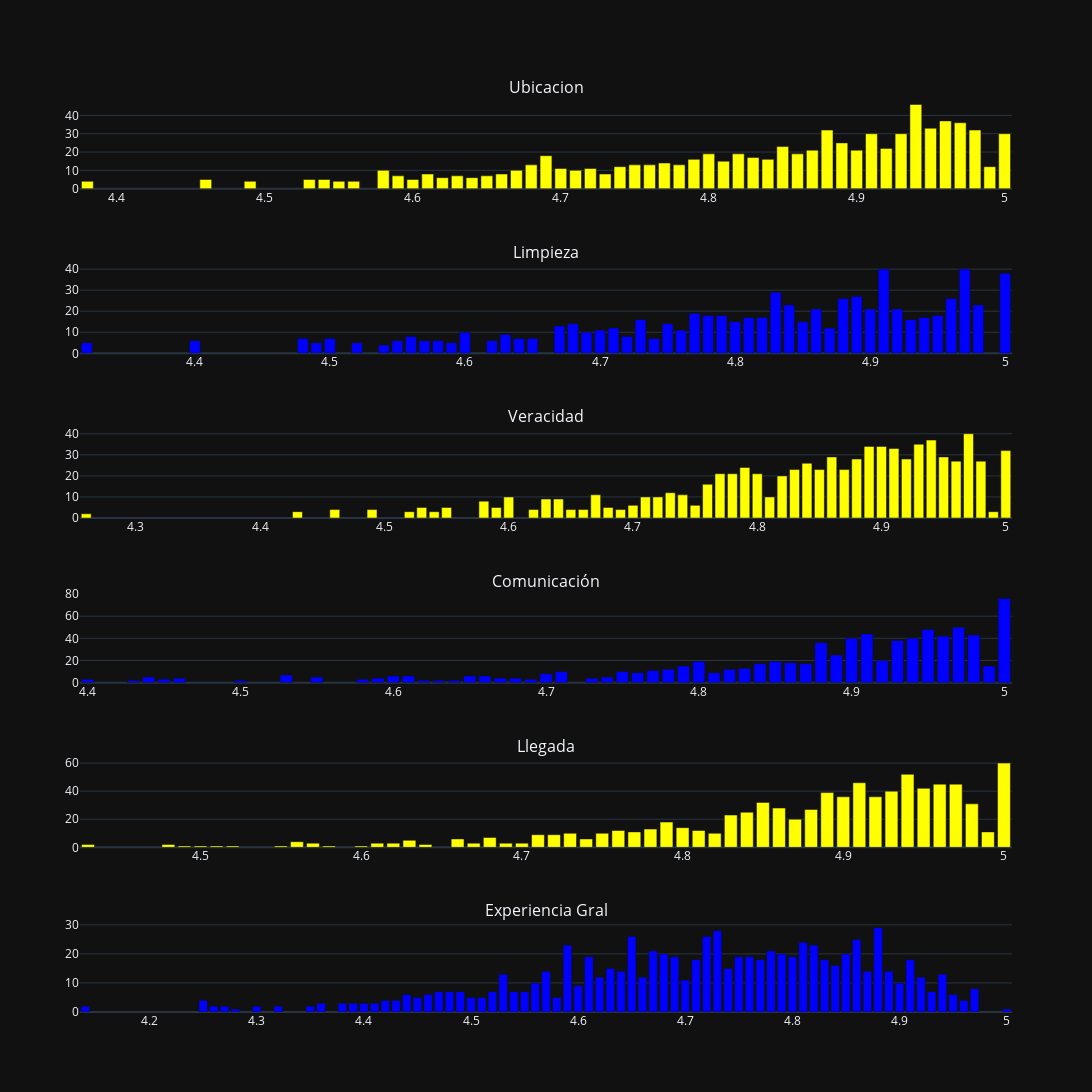

Notebook cell for this chart:
### Code cell
fig9 = make_subplots(rows=len(figures), cols=1,
                     subplot_titles= ("Ubicacion","Limpieza", "Veracidad","Comunicación","Llegada","Experiencia Gral")) 
                    #  row_heights= [5500,3500,3500,3500,3500,3500])

for i, figure in enumerate(figures):
    for trace in range(len(figure["data"])):
        fig9.append_trace(figure["data"][trace], row=i+1, col=1)

fig9.update_layout(showlegend=False,height=1100, width=1100)
fig9.show()

### Figure 1 — Plotly figure (JSON) as saved in the notebook; plotly's stock layout.template omitted (floating-point values rounded to 4 significant figures)
{"data": [{"alignmentgroup": "True", "hovertemplate": "variable=review_scores_location<br>index=%{x}<br>value=%{y}<extra></extra>", "legendgroup": "review_scores_location", "marker": {"color": "yellow", "pattern": {"shape": ""}}, "name": "review_scores_location", "offsetgroup": "review_scores_location", "orientation": "v", "showlegend": true, "textposition": "auto", "type": "bar", "x": [4.38, 4.46, 4.49, 4.53, 4.54, 4.55, 4.56, 4.58, 4.59, 4.6, 4.61, 4.62, 4.63, 4.64, 4.65, 4.66, 4.67, 4.68, 4.69, 4.7, 4.71, 4.72, 4.73, 4.74, 4.75, 4.76, 4.77, 4.78, 4.79, 4.8, 4.81, 4.82, 4.83, 4.84, 4.85, 4.86, 4.87, 4.88, 4.89, 4.9, 4.91, 4.92, 4.93, 4.94, 4.95, 4.96, 4.97, 4.98, 4.99, 5], "xaxis": "x", "y": [4, 5, 4, 5, 5, 4, 4, 10, 7, 5, 8, 6, 7, 6, 7, 8, 10, 13, 18, 11, 10, 11, 8, 12, 13, 13, 14, 13, 16, 19, 15, 19, 17, 16, 23, 19, 21, 32, 25, 21, 30, 22, 30, 46, 33, 37, 36, 32, 12, 30], "yaxis": "y"}, {"alignmentgroup": "True", "hovertemplate": "variable=review_scores_cleanliness<br>index=%{x}<br>value=%{y}<extra></extra>", "legendgroup": "review_scores_cleanliness", "marker": {"color": "blue", "pattern": {"shape": ""}}, "name": "review_scores_cleanliness", "offsetgroup": "review_scores_cleanliness", "orientation": "v", "showlegend": true, "textposition": "auto", "type": "bar", "x": [4.32, 4.4, 4.48, 4.49, 4.5, 4.52, 4.54, 4.55, 4.56, 4.57, 4.58, 4.59, 4.6, 4.62, 4.63, 4.64, 4.65, 4.67, 4.68, 4.69, 4.7, 4.71, 4.72, 4.73, 4.74, 4.75, 4.76, 4.77, 4.78, 4.79, 4.8, 4.81, 4.82, 4.83, 4.84, 4.85, 4.86, 4.87, 4.88, 4.89, 4.9, 4.91, 4.92, 4.93, 4.94, 4.95, 4.96, 4.97, 4.98, 5], "xaxis": "x2", "y": [5, 6, 7, 5, 7, 5, 4, 6, 8, 6, 6, 5, 10, 6, 9, 7, 7, 13, 14, 10, 11, 12, 8, 16, 7, 14, 11, 19, 18, 18, 15, 17, 17, 29, 23, 15, 21, 12, 26, 27, 21, 40, 21, 16, 17, 18, 26, 40, 23, 38], "yaxis": "y2"}, {"alignmentgroup": "True", "hovertemplate": "variable=review_scores_accuracy<br>index=%{x}<br>value=%{y}<extra></extra>", "legendgroup": "review_scores_accuracy", "marker": {"color": "yellow", "pattern": {"shape": ""}}, "name": "review_scores_accuracy", "offsetgroup": "review_scores_accuracy", "orientation": "v", "showlegend": true, "textposition": "auto", "type": "bar", "x": [4.26, 4.43, 4.46, 4.49, 4.52, 4.53, 4.54, 4.55, 4.58, 4.59, 4.6, 4.62, 4.63, 4.64, 4.65, 4.66, 4.67, 4.68, 4.69, 4.7, 4.71, 4.72, 4.73, 4.74, 4.75, 4.76, 4.77, 4.78, 4.79, 4.8, 4.81, 4.82, 4.83, 4.84, 4.85, 4.86, 4.87, 4.88, 4.89, 4.9, 4.91, 4.92, 4.93, 4.94, 4.95, 4.96, 4.97, 4.98, 4.99, 5], "xaxis": "x3", "y": [2, 3, 4, 4, 3, 5, 3, 5, 8, 5, 10, 4, 9, 9, 4, 4, 11, 5, 4, 6, 10, 10, 12, 11, 6, 16, 21, 21, 24, 21, 10, 20, 23, 26, 23, 29, 23, 28, 34, 34, 33, 28, 35, 37, 29, 27, 40, 27, 3, 32], "yaxis": "y3"}, {"alignmentgroup": "True", "hovertemplate": "variable=review_scores_communication<br>index=%{x}<br>value=%{y}<extra></extra>", "legendgroup": "review_scores_communication", "marker": {"color": "blue", "pattern": {"shape": ""}}, "name": "review_scores_communication", "offsetgroup": "review_scores_communication", "orientation": "v", "showlegend": true, "textposition": "auto", "type": "bar", "x": [4.4, 4.43, 4.44, 4.45, 4.46, 4.5, 4.53, 4.55, 4.58, 4.59, 4.6, 4.61, 4.62, 4.63, 4.64, 4.65, 4.66, 4.67, 4.68, 4.69, 4.7, 4.71, 4.73, 4.74, 4.75, 4.76, 4.77, 4.78, 4.79, 4.8, 4.81, 4.82, 4.83, 4.84, 4.85, 4.86, 4.87, 4.88, 4.89, 4.9, 4.91, 4.92, 4.93, 4.94, 4.95, 4.96, 4.97, 4.98, 4.99, 5], "xaxis": "x4", "y": [3, 2, 5, 3, 4, 2, 7, 5, 3, 4, 6, 6, 2, 2, 2, 6, 6, 4, 4, 3, 8, 10, 4, 5, 10, 9, 11, 12, 15, 19, 9, 12, 13, 17, 19, 18, 17, 36, 25, 40, 44, 20, 38, 40, 48, 42, 50, 43, 15, 76], "yaxis": "y4"}, {"alignmentgroup": "True", "hovertemplate": "variable=review_scores_checkin<br>index=%{x}<br>value=%{y}<extra></extra>", "legendgroup": "review_scores_checkin", "marker": {"color": "yellow", "pattern": {"shape": ""}}, "name": "review_scores_checkin", "offsetgroup": "review_scores_checkin", "orientation": "v", "showlegend": true, "textposition": "auto", "type": "bar", "x": [4.43, 4.48, 4.49, 4.5, 4.51, 4.52, 4.55, 4.56, 4.57, 4.58, 4.6, 4.61, 4.62, 4.63, 4.64, 4.66, 4.67, 4.68, 4.69, 4.7, 4.71, 4.72, 4.73, 4.74, 4.75, 4.76, 4.77, 4.78, 4.79, 4.8, 4.81, 4.82, 4.83, 4.84, 4.85, 4.86, 4.87, 4.88, 4.89, 4.9, 4.91, 4.92, 4.93, 4.94, 4.95, 4.96, 4.97, 4.98, 4.99, 5], "xaxis": "x5", "y": [2, 2, 1, 1, 1, 1, 1, 4, 3, 1, 1, 3, 3, 5, 2, 6, 3, 7, 3, 3, 9, 9, 10, 6, 10, 12, 11, 13, 18, 14, 12, 10, 23, 25, 32, 28, 20, 27, 39, 36, 46, 36, 40, 52, 42, 45, 45, 31, 11, 60], "yaxis": "y5"}, {"alignmentgroup": "True", "hovertemplate": "variable=review_scores_value<br>index=%{x}<br>value=%{y}<extra></extra>", "legendgroup": "review_scores_value", "marker": {"color": "blue", "pattern": {"shape": ""}}, "name": "review_scores_value", "offsetgroup": "review_scores_value", "orientation": "v", "showlegend": true, "textposition": "auto", "type": "bar", "x": [4.14, 4.25, 4.26, 4.27, 4.28, 4.3, 4.32, 4.35, 4.36, 4.38, 4.39, 4.4, 4.41, 4.42, 4.43, 4.44, 4.45, 4.46, 4.47, 4.48, 4.49, 4.5, 4.51, 4.52, 4.53, 4.54, 4.55, 4.56, 4.57, 4.58, 4.59, 4.6, 4.61, 4.62, 4.63, 4.64, 4.65, 4.66, 4.67, 4.68, 4.69, 4.7, 4.71, 4.72, 4.73, 4.74, 4.75, 4.76, 4.77, 4.78, 4.79, 4.8, 4.81, 4.82, 4.83, 4.84, 4.85, 4.86, 4.87, 4.88, 4.89, 4.9, 4.91, 4.92, 4.93, 4.94, 4.95, 4.96, 4.97, 5], "xaxis": "x6", "y": [2, 4, 2, 2, 1, 2, 2, 2, 3, 3, 3, 3, 3, 4, 4, 6, 5, 6, 7, 7, 7, 5, 5, 7, 13, 7, 7, 10, 14, 5, 23, 9, 19, 12, 15, 14, 26, 12, 21, 20, 19, 11, 18, 26, 28, 15, 19, 19, 18, 21, 20, 19, 24, 23, 18, 16, 20, 25, 14, 29, 14, 10, 18, 12, 7, 13, 6, 4, 8, 1], "yaxis": "y6"}], "layout": {"annotations": [{"font": {"size": 16}, "showarrow": false, "text": "Ubicacion", "x": 0.5, "xanchor": "center", "xref": "paper", "y": 1.0, "yanchor": "bottom", "yref": "paper"}, {"font": {"size": 16}, "showarrow": false, "text": "Limpieza", "x": 0.5, "xanchor": "center", "xref": "paper", "y": 0.8194, "yanchor": "bottom", "yref": "paper"}, {"font": {"size": 16}, "showarrow": false, "text": "Veracidad", "x": 0.5, "xanchor": "center", "xref": "paper", "y": 0.6389, "yanchor": "bottom", "yref": "paper"}, {"font": {"size": 16}, "showarrow": false, "text": "Comunicación", "x": 0.5, "xanchor": "center", "xref": "paper", "y": 0.4583, "yanchor": "bottom", "yref": "paper"}, {"font": {"size": 16}, "showarrow": false, "text": "Llegada", "x": 0.5, "xanchor": "center", "xref": "paper", "y": 0.2778, "yanchor": "bottom", "yref": "paper"}, {"font": {"size": 16}, "showarrow": false, "text": "Experiencia Gral", "x": 0.5, "xanchor": "center", "xref": "paper", "y": 0.09722, "yanchor": "bottom", "yref": "paper"}], "height": 1100, "showlegend": false, "width": 1100, "xaxis": {"anchor": "y", "domain": [0, 1]}, "xaxis2": {"anchor": "y2", "domain": [0, 1]}, "xaxis3": {"anchor": "y3", "domain": [0, 1]}, "xaxis4": {"anchor": "y4", "domain": [0, 1]}, "xaxis5": {"anchor": "y5", "domain": [0, 1]}, "xaxis6": {"anchor": "y6", "domain": [0, 1]}, "yaxis": {"anchor": "x", "domain": [0.9028, 1.0]}, "yaxis2": {"anchor": "x2", "domain": [0.7222, 0.8194]}, "yaxis3": {"anchor": "x3", "domain": [0.5417, 0.6389]}, "yaxis4": {"anchor": "x4", "domain": [0.3611, 0.4583]}, "yaxis5": {"anchor": "x5", "domain": [0.1806, 0.2778]}, "yaxis6": {"anchor": "x6", "domain": [0, 0.09722]}}}
